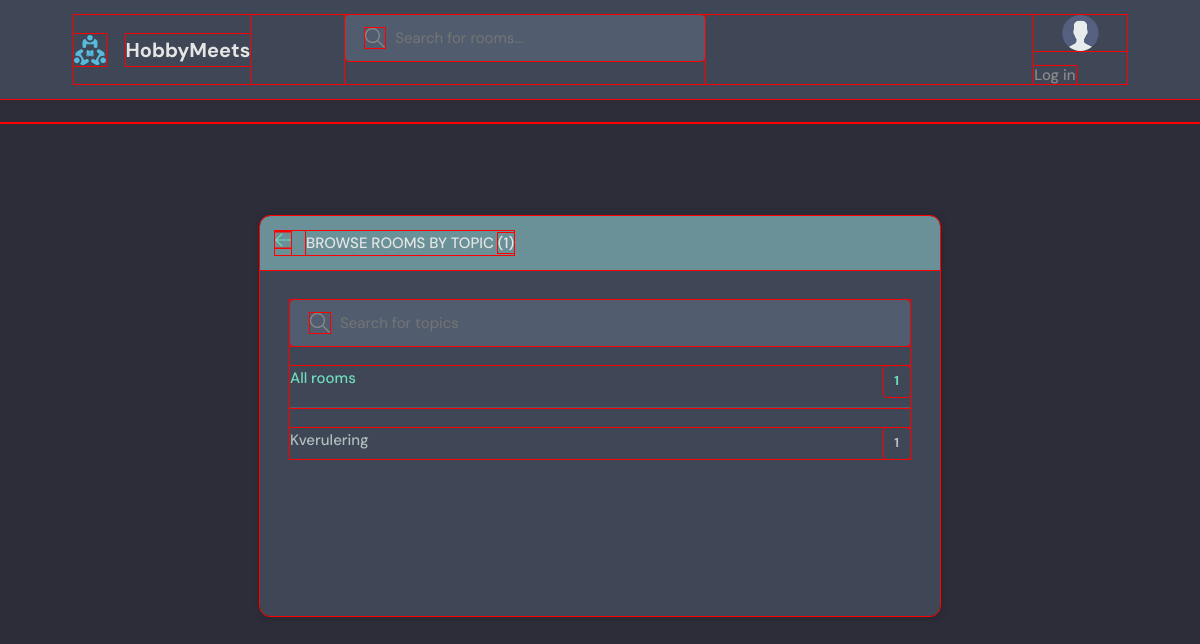
/topics/, run on an earlier commit of the app's database.
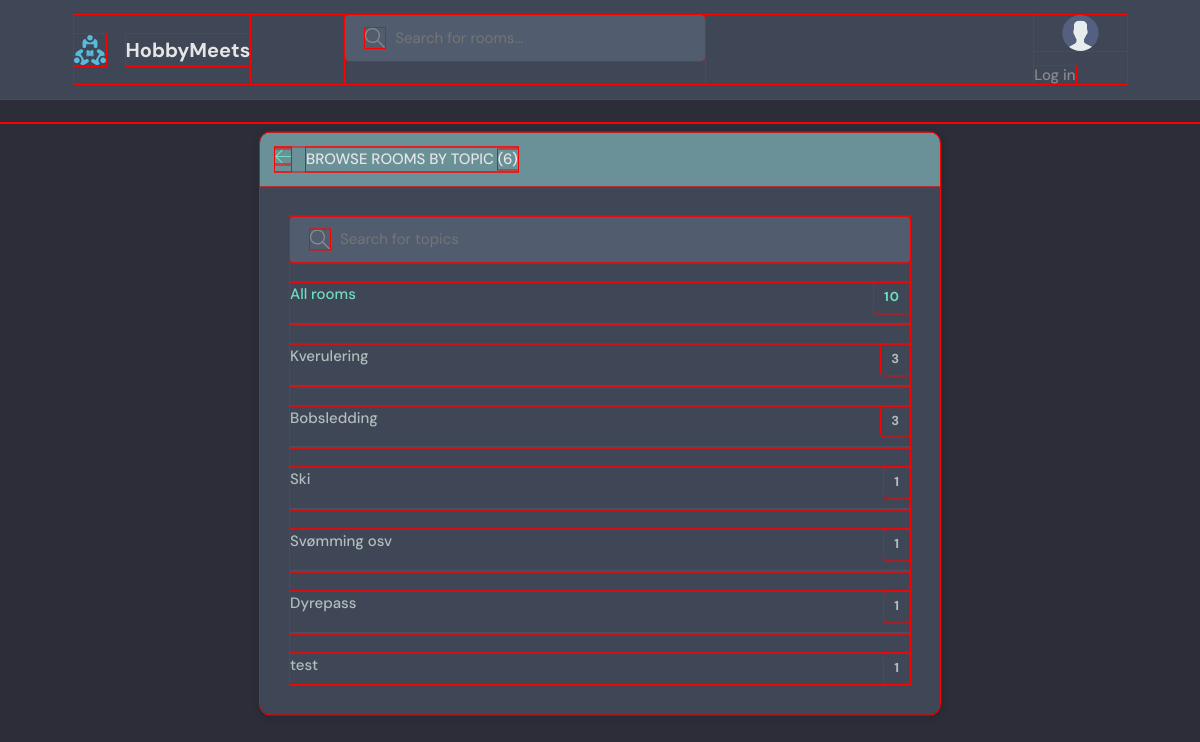
And on a later commit of the database.
### base/models.py (models this page shows, shortened)
class Topic(models.Model):
    name = models.CharField(max_length=200)

### base/views.py (the view)
# urls.py: path('topics/', views.topicsPage, name="topics"),
def topicsPage(request):
    q = request.GET.get('q') if request.GET.get('q') != None else ''
    topics = Topic.objects.filter(name__icontains=q)
    return render(request, 'base/topics.html', {'topics': topics})

### base/context_processors.py (called while the page is built)
def globalVars(request):
    topics = Topic.objects.all()
    top_topics = Topic.objects.all()[0:5] #lazy way of making above request work in the template:))
    total_room_count = Room.objects.all().count()
    context = {'topics': topics, 'total_room_count': total_room_count, 'top_topics': top_topics}
    return context

### base/templates/base/topics.html (shortened to what this page needs)
{% extends 'main.html' %}
{% block content %}
    <main class="create-room layout">
      <div class="container">
        <div class="layout__box">
          <div class="layout__boxHeader">
            <div class="layout__boxTitle">
              <a href="{% url 'home' %}">
                <svg version="1.1" xmlns="http://www.w3.org/2000/svg" width="32" height="32" viewBox="0 0 32 32">
                  <title>arrow-left</title>
                  <path
                    d="M13.723 2.286l-13.723 13.714 13.719 13.714 1.616-1.611-10.96-10.96h27.625v-2.286h-27.625l10.965-10.965-1.616-1.607z"
                  ></path>
                </svg>
              </a>
              <h3>Browse Rooms by Topic <span>({{topics.count}})</span></h3>
            </div>
          </div>
          <div class="topics-page layout__body">
            <form class="header__search" action="" method="GET">
              <label>
                <input name="q" placeholder="Search for topics" />
              </label>
            </form>
            <ul class="topics__list">
              <li>
                <a href="{% url 'topics' %}" class="active">All rooms <span>{{total_room_count}}</span></a>
              </li>
              {% for topic in topics %}
              <li>
                <a href="{% url 'home' %}?q={{topic.name}}">{{topic.name}} <span>{{topic.room_set.all.count}}</span></a>
              </li>
              {% endfor %}
            </ul>
          </div>
        </div>
      </div>
    </main>
{% endblock content %}

What changed in the data, as far as the page shows it:
computed for Topic "Kverulering": room_set.all.count "1" → "3"
added Topic: name "Bobsledding", room_set.all.count "3"
added Topic: name "Ski", room_set.all.count "1"
added Topic: name "Svømming osv", room_set.all.count "1"
added Topic: name "Dyrepass", room_set.all.count "1"
added Topic: name "test", room_set.all.count "1"
Also different on the page:
{{ topics.count }}: "1" → "6"
{{ total_room_count }}: "1" → "10"
